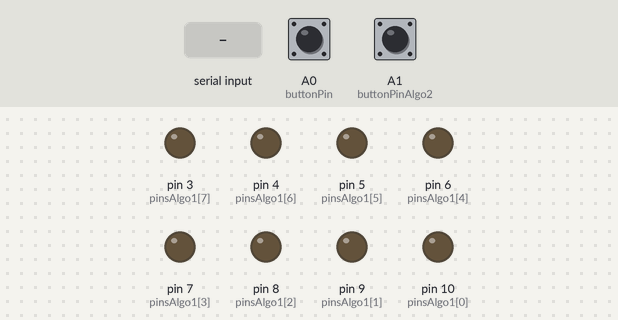
Recording of a sketch running on a simulated Arduino Uno, built with avr-gcc and run on an emulated ATmega328P. Parts: output pins drawn as LEDs (lit = HIGH). The inputs (shaded band) are chosen by the test bench; at power-on: A0 (buttonPin) HIGH, A1 (buttonPinAlgo2) HIGH. What the sketch prints to the serial monitor is not drawn.

Above: at 1.2 s.
1.3 s: byte 161 (0xA1) received over Serial
At 1.9 s:
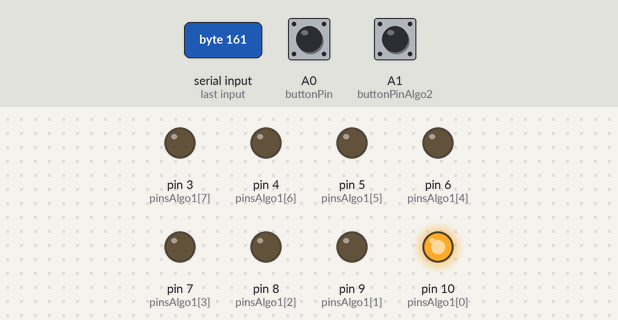
At 3.6 s:
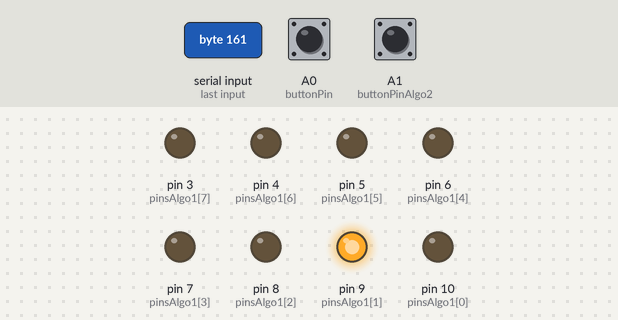
13.3 s: A0 (buttonPin) pulled LOW for 3.2 s
At 13.3 s:
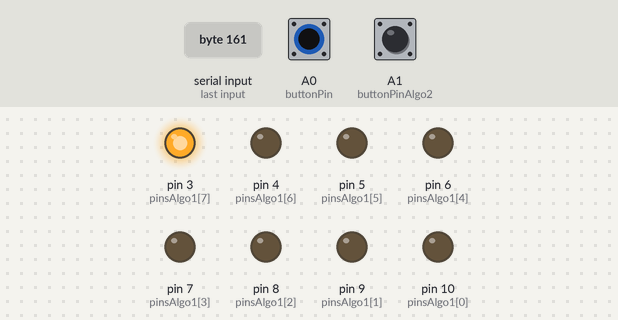
18.0 s: A1 (buttonPinAlgo2) pulled LOW for 0.15 s
19.6 s: A0 (buttonPin) pulled LOW for 0.15 s
21.2 s: A1 (buttonPinAlgo2) pulled LOW for 1 s
Timing chart, 0 to 24.2 s (numbered marks = the images above; inputs shaded):
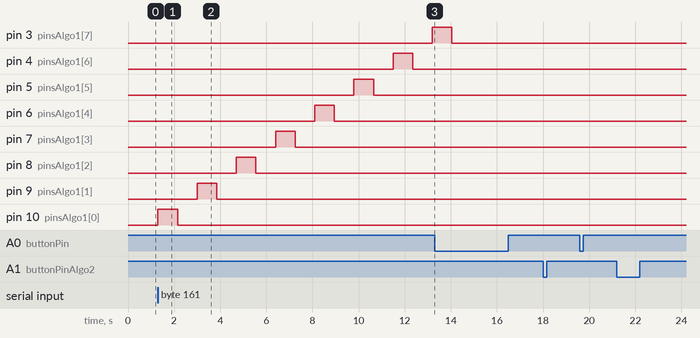

Measured:
- after the input at 1.3 s, pin 3 (pinsAlgo1[7]): LOW → HIGH after 11.9 s; pin 4 (pinsAlgo1[6]): LOW → HIGH after 10.2 s, → LOW 0.85 s later; pin 5 (pinsAlgo1[5]): LOW → HIGH after 8.5 s, → LOW 0.85 s later; pin 6 (pinsAlgo1[4]): LOW → HIGH after 6.8 s, → LOW 0.85 s later; pin 7 (pinsAlgo1[3]): LOW → HIGH after 5.1 s, → LOW 0.85 s later
- after the input at 18.0 s, every drawn part: stays the same
- after the input at 19.6 s, every drawn part: stays the same
- after the input at 21.2 s, every drawn part: stays the same

The sketch:

lab_2.ino
```cpp
const int buttonPin = A0;
const int buttonPinAlgo2 = A1;// the number of the button pin
const int pinsAlgo1[8]  = {10, 9, 8, 7, 6, 5, 4, 3};
const int pinsAlgo2[8] = {3, 5, 7, 9, 4, 6, 8, 10};

void setup() {
  // initialize UART0
     //до яких запуску плат,також в ній ініціалізуємо Є
                                      //підключенна зовнішння перефирія
  Serial.begin(9600);

  for (int i = 3; i <= 10  ; i++) {
    pinMode(i, OUTPUT);
  }
  pinMode(buttonPin, INPUT_PULLUP);
  pinMode(buttonPinAlgo2, INPUT_PULLUP);
}

void loop() {
  // read from port 0:
  if (Serial.available()) {
    int inByte = Serial.read();
    if (inByte == 0xA1) {
      for (int i = 0; i < 8; i++) {
      digitalWrite(pinsAlgo1[i], HIGH);
      delay(850);
      digitalWrite(pinsAlgo1[i], LOW);
      delay(850);
      }
   inByte=0;
  } else if (inByte == 0xB1) {
      for (int i = 0; i < 8; i++) {
        digitalWrite(pinsAlgo2[i], HIGH);
        delay(850);
        digitalWrite(pinsAlgo2[i], LOW);
        delay(850);
      }
    inByte=0;
    }

  }

  // write to port 0:
  if(digitalRead(buttonPin)==LOW){
    Serial.write(0xA1);
    delay(200);
  }
  if(digitalRead(buttonPinAlgo2)==LOW){
    Serial.write(0xB1);
    delay(200);
  }
}
```
